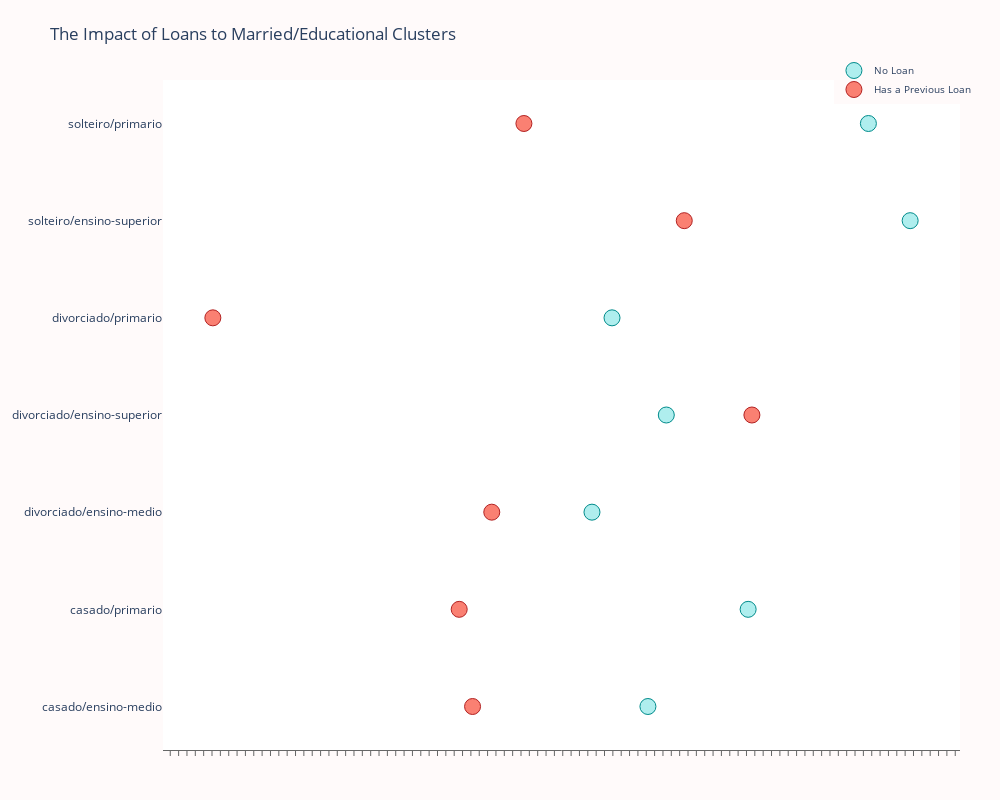

Here is the notebook cell this chart was saved with:
### Code cell
# Let's see the group who had loans from the marital/education group

loan_balance = df.groupby(['estado_civil/educacao', 'emprestimo'], as_index=False)['saldo'].median()


no_loan = loan_balance['saldo'].loc[loan_balance['emprestimo'] == 'nao'].values
has_loan = loan_balance['saldo'].loc[loan_balance['emprestimo'] == 'sim'].values


labels = loan_balance['estado_civil/educacao'].unique().tolist()


trace0 = go.Scatter(
    x=no_loan,
    y=labels,
    mode='markers',
    name='No Loan',
    marker=dict(
        color='rgb(175,238,238)',
        line=dict(
            color='rgb(0,139,139)',
            width=1,
        ),
        symbol='circle',
        size=16,
    )
)
trace1 = go.Scatter(
    x=has_loan,
    y=labels,
    mode='markers',
    name='Has a Previous Loan',
    marker=dict(
        color='rgb(250,128,114)',
        line=dict(
            color='rgb(178,34,34)',
            width=1,
        ),
        symbol='circle',
        size=16,
    )
)

data = [trace0, trace1]
layout = go.Layout(
    title="The Impact of Loans to Married/Educational Clusters",
    xaxis=dict(
        showgrid=False,
        showline=True,
        linecolor='rgb(102, 102, 102)',
        titlefont=dict(
            color='rgb(204, 204, 204)'
        ),
        tickfont=dict(
            color='rgb(102, 102, 102)',
        ),
        showticklabels=False,
        dtick=10,
        ticks='outside',
        tickcolor='rgb(102, 102, 102)',
    ),
    margin=dict(
        l=140,
        r=40,
        b=50,
        t=80
    ),
    legend=dict(
        font=dict(
            size=10,
        ),
        yanchor='middle',
        xanchor='right',
    ),
    width=1000,
    height=800,
    paper_bgcolor='rgb(255,250,250)',
    plot_bgcolor='rgb(255,255,255)',
    hovermode='closest',
)
fig = go.Figure(data=data, layout=layout)
iplot(fig, filename='lowest-oecd-votes-cast')

### Figure 1 — Plotly figure (JSON) as saved in the notebook; plotly's stock layout.template omitted (floating-point values rounded to 4 significant figures)
{"data": [{"marker": {"color": "rgb(175,238,238)", "line": {"color": "rgb(0,139,139)", "width": 1}, "size": 16, "symbol": "circle"}, "mode": "markers", "name": "No Loan", "type": "scatter", "x": [502, 622, 435, 524, 459, 816, 766], "y": ["casado/ensino-medio", "casado/primario", "divorciado/ensino-medio", "divorciado/ensino-superior", "divorciado/primario", "solteiro/ensino-superior", "solteiro/primario"]}, {"marker": {"color": "rgb(250,128,114)", "line": {"color": "rgb(178,34,34)", "width": 1}, "size": 16, "symbol": "circle"}, "mode": "markers", "name": "Has a Previous Loan", "type": "scatter", "x": [292, 276, 315, 626.5, -19, 545.5, 353.5], "y": ["casado/ensino-medio", "casado/primario", "divorciado/ensino-medio", "divorciado/ensino-superior", "divorciado/primario", "solteiro/ensino-superior", "solteiro/primario"]}], "layout": {"height": 800, "hovermode": "closest", "legend": {"font": {"size": 10}, "xanchor": "right", "yanchor": "middle"}, "margin": {"b": 50, "l": 140, "r": 40, "t": 80}, "paper_bgcolor": "rgb(255,250,250)", "plot_bgcolor": "rgb(255,255,255)", "title": {"text": "The Impact of Loans to Married/Educational Clusters"}, "width": 1000, "xaxis": {"dtick": 10, "linecolor": "rgb(102, 102, 102)", "showgrid": false, "showline": true, "showticklabels": false, "tickcolor": "rgb(102, 102, 102)", "tickfont": {"color": "rgb(102, 102, 102)"}, "ticks": "outside", "title": {"font": {"color": "rgb(204, 204, 204)"}}}}}
